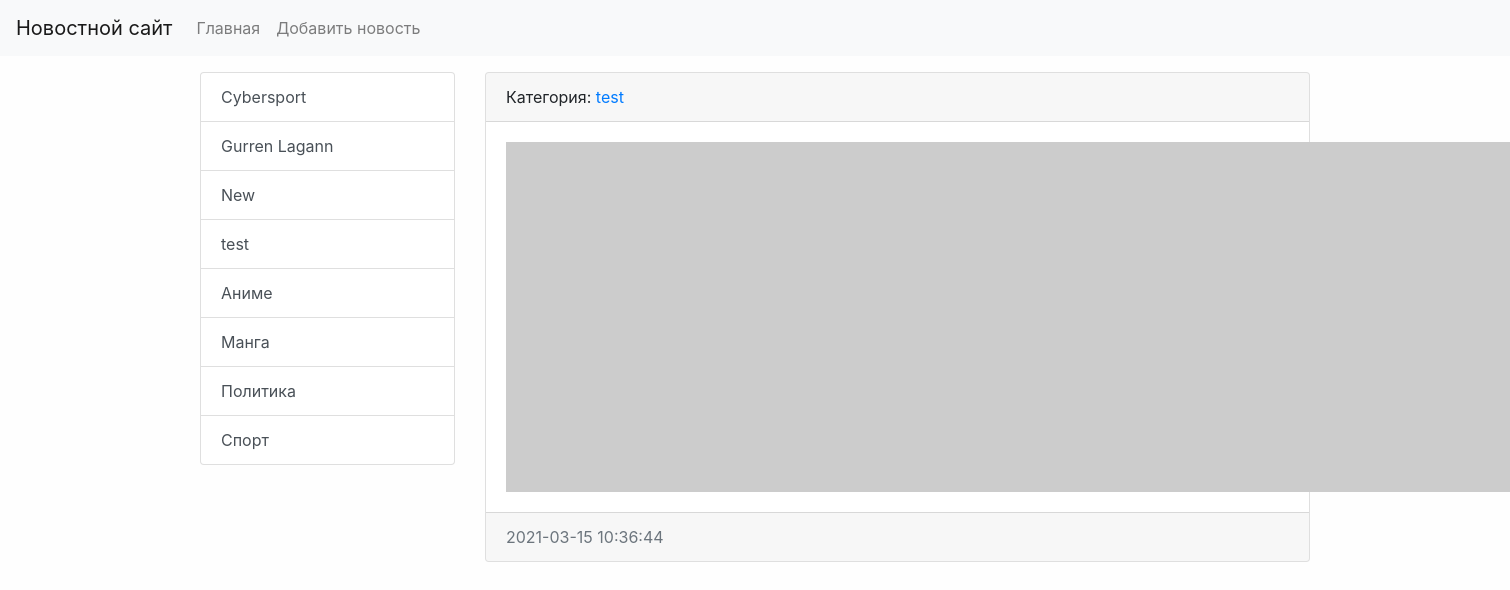
Page /news/14/ on the committed database.
### news/models.py (models this page shows, shortened)
class Category(models.Model):
    title = models.CharField(max_length=150, db_index=True, verbose_name='Наименование категории')
    def get_absolute_url(self):
        return reverse('category', kwargs={"category_id": self.pk})
    def __str__(self):
        return self.title
    class Meta:
        verbose_name = 'Категория'
        verbose_name_plural = 'Категории'
        ordering = ['title']

class News(models.Model):
    title = models.CharField(max_length=150, verbose_name='Наименование')
    content = models.TextField(blank=True, verbose_name='Контент')
    created_at = models.DateTimeField(auto_now_add=True, verbose_name='Дата публикации')
    updated_at = models.DateTimeField(auto_now=True, verbose_name='Обновлено')
    photo = models.ImageField(upload_to='photos/%Y/%m/%d/', verbose_name='Фото', blank=True)
    is_published = models.BooleanField(default=True, verbose_name='Опубликовано')
    category = models.ForeignKey('Category', on_delete=models.PROTECT, verbose_name='Категория')
    class Meta:
        verbose_name = 'Новость'
        verbose_name_plural = 'Новости'
        ordering = ['-created_at']

### news/views.py (the view)
# urls.py: path('news/<int:news_id>/', view_news, name='view_news'),
def view_news(request, news_id):
    news_item = get_object_or_404(News, pk=news_id)
    return render(request, 'news/view_news.html', {"news_item": news_item})

### news/templatetags/news_tags.py (called while the page is built)
@register.inclusion_tag('news/list_categories.html')
def show_categories(arg1='Hello', arg2='world'):
    categories = Category.objects.all()
    return {"categories": categories, "arg1": arg1, "arg2": arg2}

### news/templates/news/view_news.html (shortened to what this page needs)
{% extends 'base.html' %}
{% block sidebar %}
{% include 'inc/_sidebar.html' %}
{% endblock %}
{% block content %}
<div class="card mb-3">
    <div class="card-header">
        Категория: <a href="{{ news_item.category.get_absolute_url }}">{{ news_item.category }}</a>
    </div>
    <div class="card-body">
        <div class="media">
            {% if item.photo %}
            <img src="{{ news_item.photo.url }}" alt="" width="350" class="mr-3">
            {% else %}
            <img src="https://picsum.photos/id/1060/350/235/?blur=2" alt="" class="mr-3">
            {% endif %}
        </div>
    </div>
    <div class="card-footer text-muted">
        {{ news_item.created_at|date:"Y-m-d H:i:s" }}
    </div>
</div>
{% endblock %}

### news/templates/news/list_categories.html
<div class="list-group">
    {% for item in categories %}
    <a href="{{ item.get_absolute_url }}" class="list-group-item list-group-item-action">{{ item.title }}</a>
    {% endfor %}
</div>

### mysite/static/css/style.css (style rules this page uses)
body { background-color: #fefefe; }

### rows in the picture
Category: title "Cybersport"
Category: title "Gurren Lagann"
Category: title "New"
Category: title "test"
Category: title "Аниме"
Category: title "Манга"
Category: title "Политика"
Category: title "Спорт"
News: category "test", created_at "2021-03-15 10:36:44"
